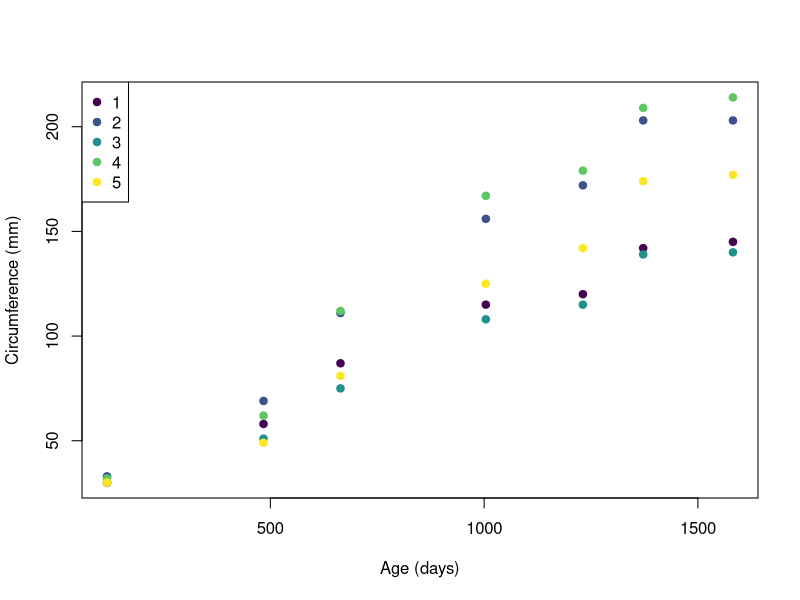
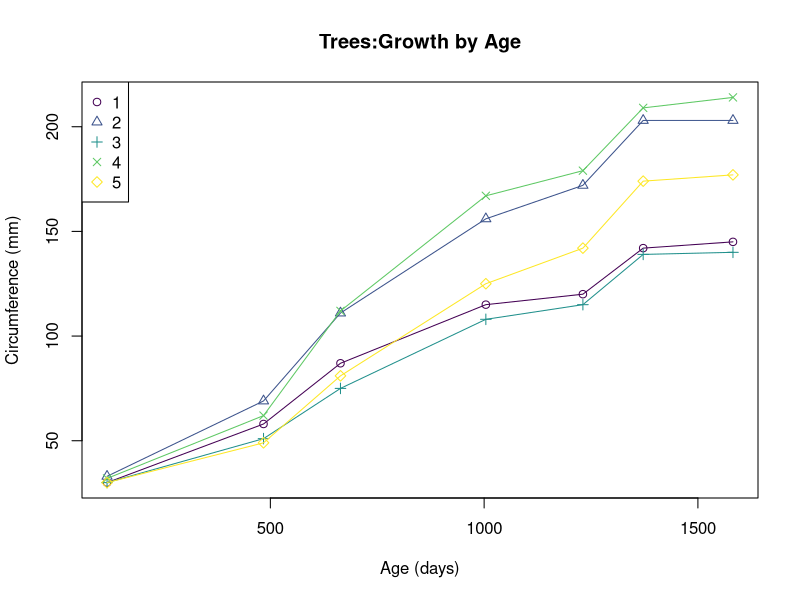

Here is the R script that generated these plots, in order:
## ---- chunk 1
knitr::opts_chunk$set(echo = TRUE)
## ---- chunk 2
library(viridis)
Orange$Tree <- factor(Orange$Tree, levels=seq(1,nlevels(Orange$Tree)),ordered=T)
tree.colors <- viridis(nlevels(Orange$Tree))

plot(x=Orange$age,y=Orange$circumference, 
     type ='p',pch=19,
     col=tree.colors[Orange$Tree], xlab='Age (days)', ylab='Circumference (mm)')
legend('topleft',legend=levels(Orange$Tree),col=tree.colors,pch=19)

## ---- chunk 3
#library(viridis)
#Orange$Tree <- factor(Orange$Tree, levels=seq(1,nlevels(Orange$Tree)),ordered=T)
#tree.colors <- viridis(nlevels(Orange$Tree))

tree.shapes <- as.numeric(levels(Orange$Tree))

plot(Orange$age,Orange$circumference,type='n',main = "Trees:Growth by Age", 
     xlim = range(Orange$age), ylim = range(Orange$circumference), 
     xlab='Age (days)', ylab='Circumference (mm)')

for (i in tree.shapes) {
  newdata <- subset(Orange, Tree==i)
  lines(x=newdata$age,y=newdata$circumference, type ='o',pch=tree.shapes[i], col=tree.colors[i])
}

legend('topleft',legend=levels(Orange$Tree),col=tree.colors,pch=tree.shapes)


